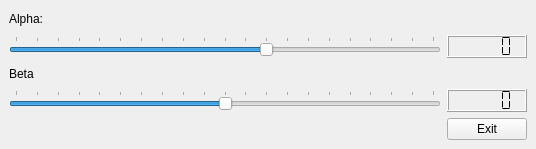
<?xml version="1.0" encoding="UTF-8"?>
<ui version="4.0">
 <class>Tools</class>
 <widget class="QMainWindow" name="Tools">
  <property name="geometry">
   <rect>
    <x>0</x>
    <y>0</y>
    <width>536</width>
    <height>149</height>
   </rect>
  </property>
  <property name="windowTitle">
   <string>Tools</string>
  </property>
  <widget class="QWidget" name="centralwidget">
   <layout class="QGridLayout" name="gridLayout" rowstretch="0,1,0,1,0" rowminimumheight="0,0,0,0,0">
    <item row="3" column="0">
     <widget class="QSlider" name="horizontalSliderBeta">
      <property name="minimum">
       <number>-50</number>
      </property>
      <property name="maximum">
       <number>50</number>
      </property>
      <property name="orientation">
       <enum>Qt::Horizontal</enum>
      </property>
      <property name="tickPosition">
       <enum>QSlider::TicksAbove</enum>
      </property>
      <property name="tickInterval">
       <number>5</number>
      </property>
     </widget>
    </item>
    <item row="0" column="0">
     <widget class="QLabel" name="label">
      <property name="text">
       <string>Alpha:</string>
      </property>
     </widget>
    </item>
    <item row="2" column="0">
     <widget class="QLabel" name="label_2">
      <property name="text">
       <string>Beta</string>
      </property>
     </widget>
    </item>
    <item row="1" column="0">
     <widget class="QSlider" name="horizontalSliderAlpha">
      <property name="minimum">
       <number>-50</number>
      </property>
      <property name="maximum">
       <number>50</number>
      </property>
      <property name="value">
       <number>10</number>
      </property>
      <property name="orientation">
       <enum>Qt::Horizontal</enum>
      </property>
      <property name="tickPosition">
       <enum>QSlider::TicksAbove</enum>
      </property>
      <property name="tickInterval">
       <number>5</number>
      </property>
     </widget>
    </item>
    <item row="1" column="1">
     <widget class="QLCDNumber" name="lcdNumberAlpha">
      <property name="segmentStyle">
       <enum>QLCDNumber::Flat</enum>
      </property>
     </widget>
    </item>
    <item row="3" column="1">
     <widget class="QLCDNumber" name="lcdNumberBeta">
      <property name="frameShape">
       <enum>QFrame::Box</enum>
      </property>
      <property name="frameShadow">
       <enum>QFrame::Raised</enum>
      </property>
      <property name="segmentStyle">
       <enum>QLCDNumber::Flat</enum>
      </property>
     </widget>
    </item>
    <item row="4" column="1">
     <widget class="QPushButton" name="pushButtonExit">
      <property name="text">
       <string>Exit</string>
      </property>
     </widget>
    </item>
   </layout>
  </widget>
 </widget>
 <resources/>
 <connections>
  <connection>
   <sender>horizontalSliderAlpha</sender>
   <signal>valueChanged(int)</signal>
   <receiver>horizontalSliderAlpha</receiver>
   <slot>setValue(int)</slot>
   <hints>
    <hint type="sourcelabel">
     <x>222</x>
     <y>39</y>
    </hint>
    <hint type="destinationlabel">
     <x>222</x>
     <y>39</y>
    </hint>
   </hints>
  </connection>
  <connection>
   <sender>horizontalSliderBeta</sender>
   <signal>valueChanged(int)</signal>
   <receiver>horizontalSliderBeta</receiver>
   <slot>setValue(int)</slot>
   <hints>
    <hint type="sourcelabel">
     <x>222</x>
     <y>87</y>
    </hint>
    <hint type="destinationlabel">
     <x>222</x>
     <y>87</y>
    </hint>
   </hints>
  </connection>
 </connections>
</ui>
